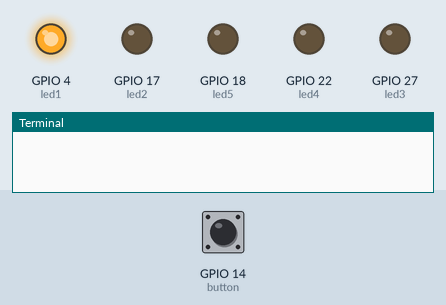
Simulated run of this program. Board: Raspberry Pi (BCM pin numbers). Parts: output pins drawn as LEDs (lit = HIGH), the last lines printed to the terminal. Inputs (shaded band) come from the test bench; at power-on: GPIO 14 (button) HIGH. The clock reads 2024-03-15 10:24:30 at power-on unless the program sets it.

Above: at 1.2 s.
1.3 s: GPIO 14 (button) pulled LOW for 0.15 s
At 2.5 s:
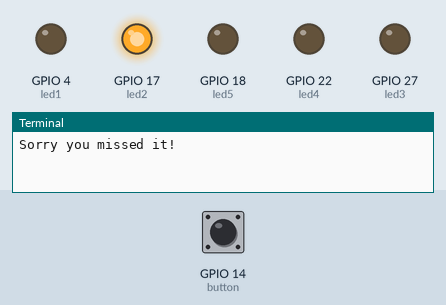
4.4 s: GPIO 14 (button) pulled LOW for 1 s
At 6.6 s:
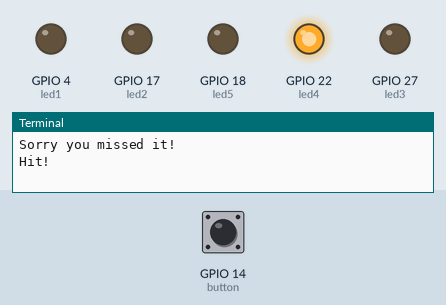
Timing chart, 0 to 14.4 s (numbered marks = the images above; inputs shaded):
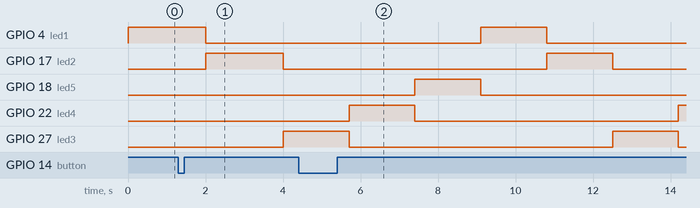

The program:

whackamole.py
```python
from gpiozero import LED, Button
import time

#setup
led1 = LED(4)
led2 = LED(17)
led3 = LED(27)
led4 = LED(22)
led5 = LED(18)
button = Button(14)

arrLeds = [led1,led2,led3,led4,led5]
prevLed = prevLed2 = 0
delay = 2
arrIndex = -1 #because otherwise it'll skip the first one

#functions
def pressed(btn):
	global delay
	global prevLed2

	if led3.is_lit:
		if delay > 0.5:
			#hit
			delay -= 0.3 #speed up
			print("Hit!")
		else:
			delay = 2
	else:
		#definite miss cause led isn't on
		delay = 2
		print("Sorry you missed it!")

	prevLed2 = timer


#main
while True:
	timer = time.time()
	arrLeds[arrIndex].on()

	if timer-prevLed >= delay:
		if arrIndex > 3:
			arrIndex = -1

		arrLeds[arrIndex].off()
		arrIndex+=1
		prevLed = timer

	if timer-prevLed2 >= delay:
		button.when_pressed = pressed #call pressed fct when pressed
```
